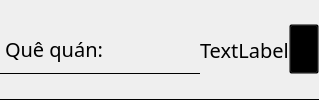
            <widget class="QFrame" name="CountryFrame">
             <property name="minimumSize">
              <size>
               <width>0</width>
               <height>50</height>
              </size>
             </property>
             <property name="styleSheet">
              <string notr="true">QFrame {
	border-bottom: 1px solid black;
	border-radius: 0px;
}</string>
             </property>
             <property name="frameShape">
              <enum>QFrame::StyledPanel</enum>
             </property>
             <property name="frameShadow">
              <enum>QFrame::Raised</enum>
             </property>
             <layout class="QHBoxLayout" name="horizontalLayout_9">
              <property name="spacing">
               <number>0</number>
              </property>
              <property name="leftMargin">
               <number>0</number>
              </property>
              <property name="topMargin">
               <number>0</number>
              </property>
              <property name="rightMargin">
               <number>0</number>
              </property>
              <property name="bottomMargin">
               <number>0</number>
              </property>
              <item>
               <widget class="QLabel" name="label_country">
                <property name="minimumSize">
                 <size>
                  <width>200</width>
                  <height>50</height>
                 </size>
                </property>
                <property name="maximumSize">
                 <size>
                  <width>200</width>
                  <height>50</height>
                 </size>
                </property>
                <property name="font">
                 <font>
                  <family>Montserrat</family>
                  <pointsize>15</pointsize>
                 </font>
                </property>
                <property name="text">
                 <string>Quê quán:</string>
                </property>
               </widget>
              </item>
              <item>
               <widget class="QLabel" name="CountryBox">
                <property name="font">
                 <font>
                  <family>iCiel Effra Regular</family>
                  <pointsize>15</pointsize>
                 </font>
                </property>
                <property name="styleSheet">
                 <string notr="true">border: none;</string>
                </property>
                <property name="text">
                 <string>TextLabel</string>
                </property>
               </widget>
              </item>
              <item>
               <widget class="QPushButton" name="pushButton_5">
                <property name="minimumSize">
                 <size>
                  <width>30</width>
                  <height>50</height>
                 </size>
                </property>
                <property name="maximumSize">
                 <size>
                  <width>30</width>
                  <height>50</height>
                 </size>
                </property>
                <property name="styleSheet">
                 <string notr="true">image: url(:/images/icons/Edit.png);
background: transparent;</string>
                </property>
                <property name="text">
                 <string/>
                </property>
               </widget>
              </item>
             </layout>
            </widget>
